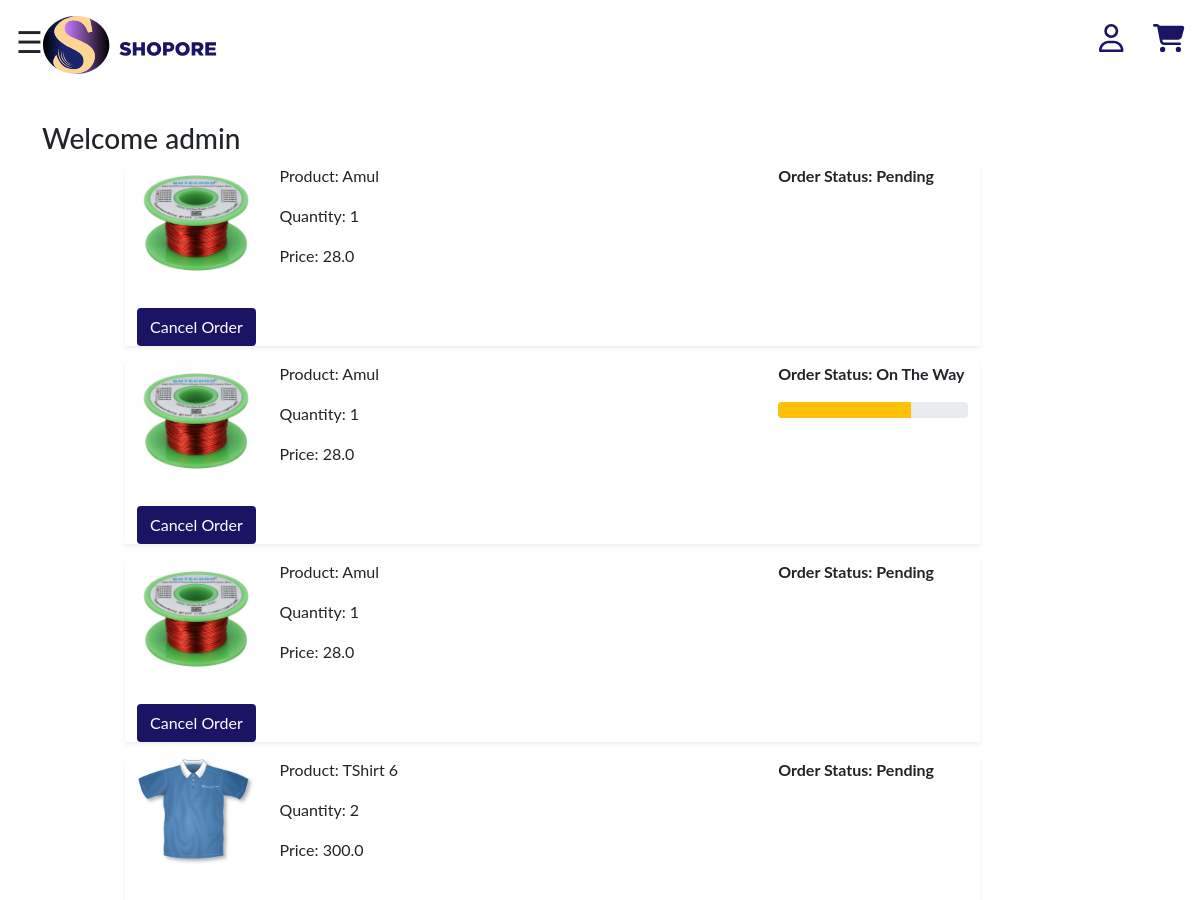
The page /orders/ (signed in, upper part) on the database as committed earlier.
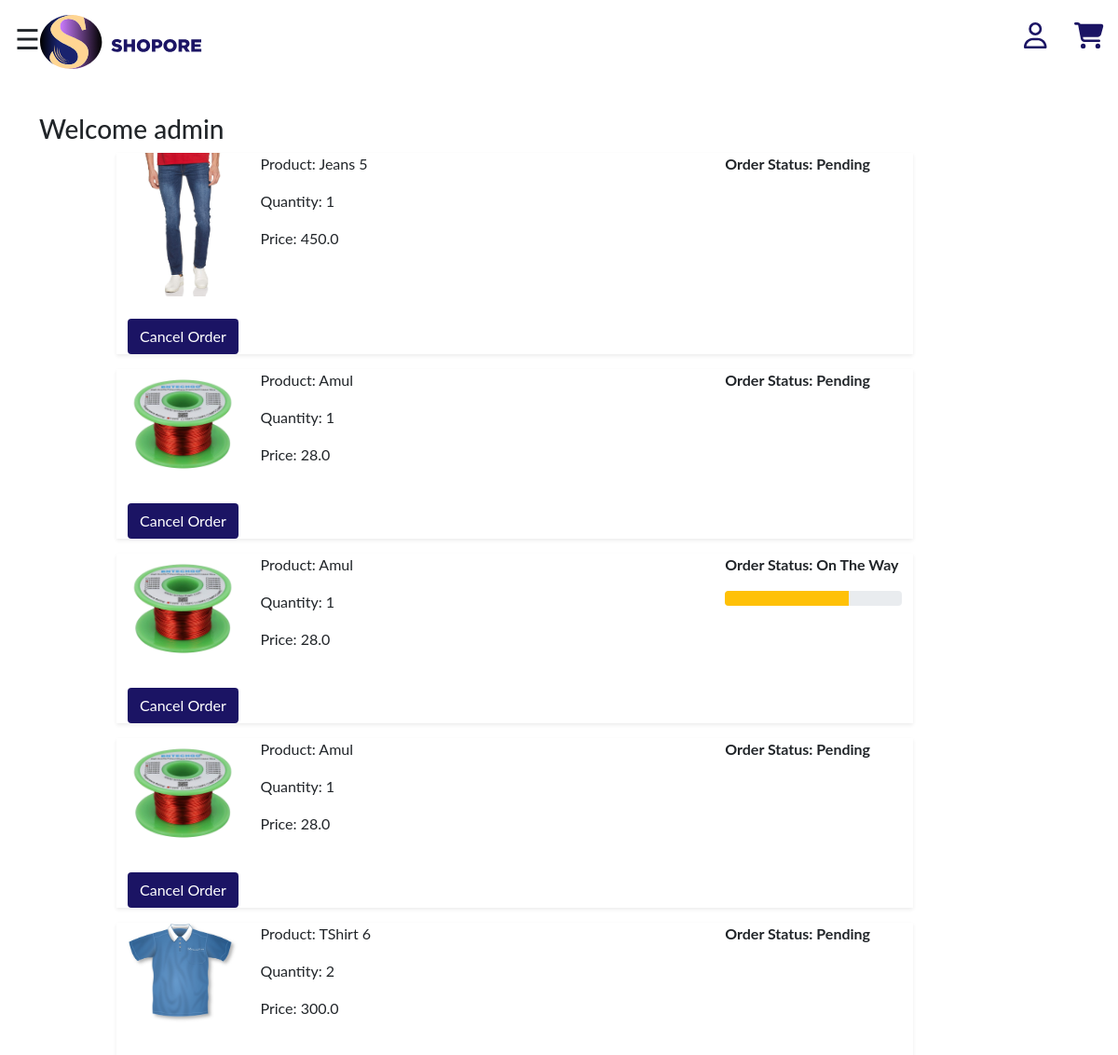
The same page on the database as committed later.
### app/models.py (models this page shows, shortened)
class OrderPlaced(models.Model):
 user = models.ForeignKey(User, on_delete=models.CASCADE)
 customer = models.ForeignKey(Customer, on_delete=models.CASCADE)
 product = models.ForeignKey(Product, on_delete=models.CASCADE)
 quantity = models.PositiveIntegerField(default=1)
 ordered_date = models.DateTimeField(auto_now_add=True)
 status = models.CharField(max_length=50,choices=STATUS_CHOICES,default='Pending')
 @property
 def total_cost(self):
   return self.quantity * self.product.discounted_price

class Product(models.Model):
 title = models.CharField(max_length=100)
 selling_price = models.FloatField()
 discounted_price = models.FloatField()
 description = models.TextField()
 brand = models.CharField(max_length=100)
 category = models.CharField( choices=CATEGORY_CHOICES, max_length=2)
 product_image = models.ImageField(upload_to='productimg')

### app/views.py (the view)
# urls.py: path('orders/', views.orders, name='orders'),
@login_required
def orders(request):
	op = OrderPlaced.objects.filter(user=request.user).order_by('-ordered_date')
	return render(request, 'app/orders.html', {'order_placed':op})

### app/templates/app/orders.html (shortened to what this page needs)
{% extends 'app/base.html' %}
{% load static %}
{% block main-content %}
<div class="container my-5">
 <div class="row">
 <h3>Welcome {{request.user.username}}</h3>
  <div class="col-sm-9 offset-sm-1">
  {% for op in order_placed %}
   <div class="row shadow-sm mb-3">
    <div class="col-sm-2">
     <img src="{{op.product.product_image.url}}" alt="" srcset="" class="img-fluid" height="150" width="150">
    </div>
    <div class="col-sm-7">
     <p>Product: {{op.product.title}}</p>
     <p>Quantity: {{op.quantity}}</p>
     <p>Price: {{op.total_cost}}</p>
    </div>
    <div class="col-sm-3 fw-bold">
     <p>Order Status: {{op.status}}</p>
      {% if op.status == 'On The Way' %}
      <div class="progress">
       <div class="progress-bar bg-warning" role="progressbar" style="width: 70%" aria-valuenow="70" aria-valuemin="0" aria-valuemax="100"></div>
      </div>
      {% endif %}
    </div>
    <div> <br> <a href = "/cancelorder/{{op.product.id}}"> <button style = "color: white;" class  = "btn btn-addtocart"> Cancel Order </button></a><br></div>
   </div>
   {% endfor %}
  </div>
 </div>
</div>
{% endblock main-content %}

Rows that differ between the two databases and show on the page:
added OrderPlaced: product.product_image (picture), product "Jeans 5", quantity "1", total_cost "450.0", status "Pending"
